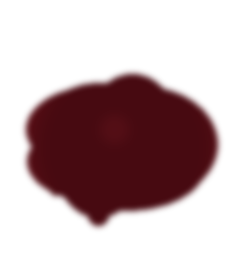
#> input picture games/tingen/tingen/assets/props/blood_pool_0.png, 248 x 275 px, found by its file name
$ python paint_blood_pool.py
#> lines starting #> are read from the running program, lines starting #| are printed output that depends on the picture
#!/usr/bin/env python3
"""Repaint IntroRoom's blood pool as a guaranteed-clean straight-alpha RGBA PNG.

Why: the ported `blood_pool_0.png` rendered as a bright MAGENTA blob in Godot,
even though its import settings are byte-identical to a known-good prop
(klein_bed.png) and the project is not in a linear/HDR-2D colour space.  The blob
had the correct pool SHAPE but wrong COLOUR and was immune to self_modulate -- the
signature of bad RGB data hiding under the keyed-out transparent edges (a left-over
from removing gpt-image-1's baked checkerboard).  With `process/fix_alpha_border=
true`, Godot bleeds that stray colour inward, which is what tints the pool.

Fix: paint a fresh pool where the ENTIRE RGB plane is solid wine and only the ALPHA
channel carries the shape.  Colour fringing then becomes impossible regardless of
filtering or alpha-border fixing.  Matches the original canvas size so the
IntroRoom node transform (pos 455,482  scale 0.5) is unchanged.

Out: overwrites tingen/assets/props/blood_pool_0.png  (used ONLY by IntroRoom.tscn)
"""
from __future__ import annotations

import random
from pathlib import Path

from PIL import Image, ImageDraw, ImageFilter

HERE = Path(__file__).resolve().parent
DST = HERE.parent / "tingen" / "assets" / "props" / "blood_pool_0.png"


def main() -> None:
    assert DST.exists(), f"missing {DST}"

    # --- inspect the broken original (diagnostic) ---------------------------
    orig = Image.open(DST)
#> orig is the input picture: PIL image 248x275 RGBA; mean R, G, B, A 89, 13.3, 20.8, 78
    W, H = orig.size
#> W = 248; H = 275
    print(f"orig: size={orig.size} mode={orig.mode}")
#| orig: size=(248, 275) mode=RGBA
    o = orig.convert("RGBA")
    px = o.load()
    cx0, cy0 = W // 2, H // 2
#> cx0 = 124; cy0 = 137
    print(f"  centre px            = {px[cx0, cy0]}")
#|   centre px            = (78, 12, 19, 255)
    # sample a ring of edge pixels: where alpha is low, what is the RGB?
    edge_samples = []
    for dx, dy in ((0, -H // 3), (W // 3, 0), (0, H // 3), (-W // 3, 0)):
        x, y = max(0, min(W - 1, cx0 + dx)), max(0, min(H - 1, cy0 + dy))
        edge_samples.append((px[x, y]))
#> after the loop, edge_samples = [(91, 14, 21, 0), (74, 11, 17, 255), (73, 10, 17, 0), (75, 11, 18, 255)]
    print(f"  edge px (N,E,S,W)    = {edge_samples}")
#|   edge px (N,E,S,W)    = [(91, 14, 21, 0), (74, 11, 17, 255), (73, 10, 17, 0), (75, 11, 18, 255)]
    # what RGB lives under fully-transparent pixels? (the magenta suspect)
    transp = [px[x, y] for x in (1, W // 2, W - 2) for y in (1, H - 2)
              if px[x, y][3] == 0]
#> transp = [(104, 16, 24, 0), (104, 16, 24, 0), (104, 16, 24, 0), (104, 16, 24, 0), (104, 16, 24, 0), (104, 16, 24, 0)]
    print(f"  RGB under alpha==0   = {transp[:6]}")
#|   RGB under alpha==0   = [(104, 16, 24, 0), (104, 16, 24, 0), (104, 16, 24, 0), (104, 16, 24, 0), (104, 16, 24, 0), (104, 16, 24, 0)]

    # --- repaint: RGB = solid wine everywhere, ALPHA = pool shape -----------
    random.seed(7)
    base = (104, 16, 24)   # wet wine
    dark = (54, 7, 13)     # deep centre

    # alpha mask: organic pool from overlapping ellipses + a few droplets
    alpha = Image.new("L", (W, H), 0)
#> alpha: PIL image 248x275 L; every value is 0
    ad = ImageDraw.Draw(alpha)
    cx, cy = W // 2, int(H * 0.54)
#> cx = 124; cy = 148
    for _ in range(16):
        rx = random.randint(int(W * 0.16), int(W * 0.33))
        ry = random.randint(int(H * 0.11), int(H * 0.23))
        ox = cx + random.randint(-int(W * 0.12), int(W * 0.12))
        oy = cy + random.randint(-int(H * 0.09), int(H * 0.09))
        ad.ellipse([ox - rx, oy - ry, ox + rx, oy + ry], fill=255)
    for _ in range(7):                       # satellite droplets
        r = random.randint(3, 11)
        ox = cx + random.randint(-int(W * 0.40), int(W * 0.40))
        oy = cy + random.randint(-int(H * 0.32), int(H * 0.32))
        ad.ellipse([ox - r, oy - r, ox + r, oy + r], fill=255)
    alpha = alpha.filter(ImageFilter.GaussianBlur(max(1.0, W * 0.012)))
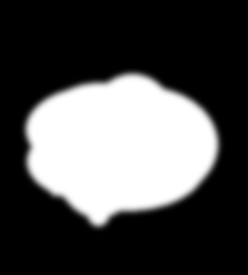
#> alpha: PIL image 248x275 L; min 0, max 255, mean 78

    # rgb: wine everywhere, darkened toward the centre for a deep-pool read
    rgb = Image.new("RGB", (W, H), base)
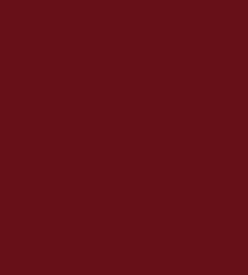
#> rgb: PIL image 248x275 RGB; mean R, G, B 104, 16, 24
    rad = Image.new("L", (W, H), 0)
    rd = ImageDraw.Draw(rad)
    maxr = int(min(W, H) * 0.40)
#> maxr = 99
    rd.ellipse([cx - maxr, cy - maxr, cx + maxr, cy + maxr], fill=170)
    rad = rad.filter(ImageFilter.GaussianBlur(max(1.0, W * 0.05)))
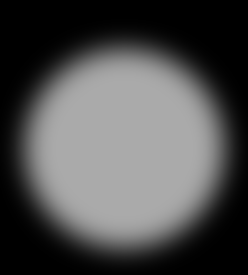
#> rad: PIL image 248x275 L; min 0, max 170, mean 77.5
    rgb = Image.composite(Image.new("RGB", (W, H), dark), rgb, rad)
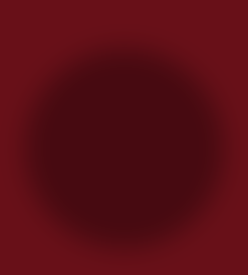
#> rgb: PIL image 248x275 RGB; mean R, G, B 88.9, 13.3, 20.8

    # faint glossy highlight (kept subtle) -- still pure wine family
    gloss = Image.new("L", (W, H), 0)
    gd = ImageDraw.Draw(gloss)
    gd.ellipse([cx - int(W * 0.10), cy - int(H * 0.12),
                cx + int(W * 0.02), cy - int(H * 0.02)], fill=46)
    gloss = gloss.filter(ImageFilter.GaussianBlur(max(1.0, W * 0.02)))
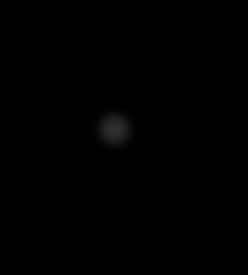
#> gloss: PIL image 248x275 L; min 0, max 46, mean 0.4
    rgb = Image.composite(Image.new("RGB", (W, H), (140, 34, 42)), rgb, gloss)

    out = Image.merge("RGBA", (*rgb.split(), alpha))
    out.save(DST)
    print(f"painted clean wine pool -> {DST.name}  ({W}x{H}, RGB solid wine)")
#| painted clean wine pool -> blood_pool_0.png  (248x275, RGB solid wine)


if __name__ == "__main__":
    main()

$ run again, with games/tingen/tingen/assets/props/bookshelf_0.png copied over games/tingen/tingen/assets/props/blood_pool_0.png
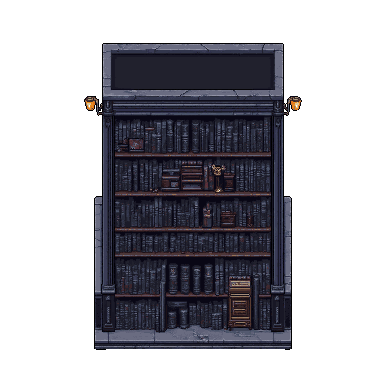
#> input picture games/tingen/tingen/assets/props/bookshelf_0.png, 384 x 384 px, found by its file name
#> in main, orig is the input picture: PIL image 384x384 RGBA; mean R, G, B, A 171.7, 171.2, 176.9, 101.3
#| orig: size=(384, 384) mode=RGBA
#|   centre px            = (76, 46, 51, 255)
#> after the loop in main, `for dx, dy in ((0, -H // 3), (W // 3, 0), (0, H // 3), (-W // 3, 0)):`: edge_samples = [(33, 33, 45, 255), (255, 255, 255, 0), (33, 33, 45, 255), (255, 255, 255, 0)]
#|   edge px (N,E,S,W)    = [(33, 33, 45, 255), (255, 255, 255, 0), (33, 33, 45, 255), (255, 255, 255, 0)]
#> transp = [(255, 255, 255, 0), (255, 255, 255, 0), (255, 255, 255, 0), (255, 255, 255, 0), (255, 255, 255, 0), (255, 255, 255, 0)]
#|   RGB under alpha==0   = [(255, 255, 255, 0), (255, 255, 255, 0), (255, 255, 255, 0), (255, 255, 255, 0), (255, 255, 255, 0), (255, 255, 255, 0)]
#> in main, `rad = rad.filter(ImageFilter.GaussianBlur(max(1.0, W * 0.05)))`:
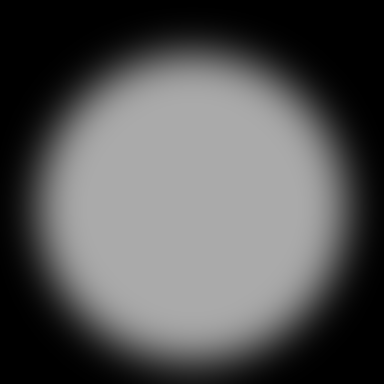
#> rad: PIL image 384x384 L; min 0, max 170, mean 85.2
#> in main, `out = Image.merge("RGBA", (*rgb.split(), alpha))`:
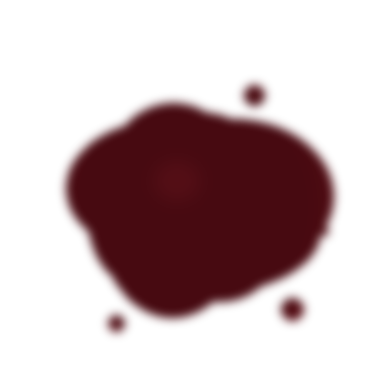
#> out: PIL image 384x384 RGBA; mean R, G, B, A 87.5, 13, 20.5, 73.6; transparent parts drawn white
#| painted clean wine pool -> blood_pool_0.png  (384x384, RGB solid wine)

$ run again, with games/tingen/tingen/assets/props/candle_0.png copied over games/tingen/tingen/assets/props/blood_pool_0.png
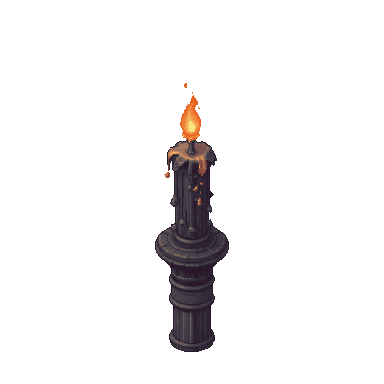
#> input picture games/tingen/tingen/assets/props/candle_0.png, 384 x 384 px, found by its file name
#> in main, orig is the input picture: PIL image 384x384 RGBA; mean R, G, B, A 242.7, 241.5, 241.8, 17.4
#| orig: size=(384, 384) mode=RGBA
#|   centre px            = (48, 40, 54, 255)
#> after the loop in main, `for dx, dy in ((0, -H // 3), (W // 3, 0), (0, H // 3), (-W // 3, 0)):`: edge_samples = [(255, 255, 255, 0), (255, 255, 255, 0), (57, 51, 63, 255), (255, 255, 255, 0)]
#|   edge px (N,E,S,W)    = [(255, 255, 255, 0), (255, 255, 255, 0), (57, 51, 63, 255), (255, 255, 255, 0)]
#> transp = [(255, 255, 255, 0), (255, 255, 255, 0), (255, 255, 255, 0), (255, 255, 255, 0), (255, 255, 255, 0), (255, 255, 255, 0)]
#|   RGB under alpha==0   = [(255, 255, 255, 0), (255, 255, 255, 0), (255, 255, 255, 0), (255, 255, 255, 0), (255, 255, 255, 0), (255, 255, 255, 0)]
#> in main, `rad = rad.filter(ImageFilter.GaussianBlur(max(1.0, W * 0.05)))`:
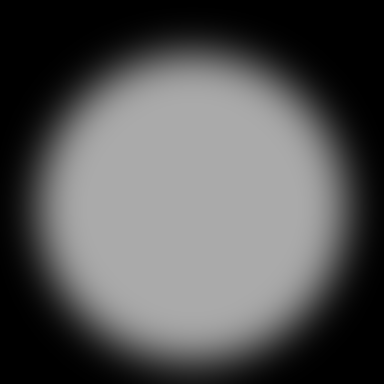
#> rad: PIL image 384x384 L; min 0, max 170, mean 85.2
#> in main, `out = Image.merge("RGBA", (*rgb.split(), alpha))`:
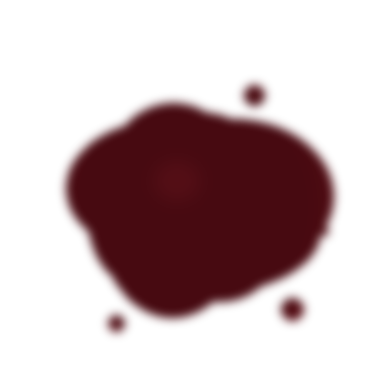
#> out: PIL image 384x384 RGBA; mean R, G, B, A 87.5, 13, 20.5, 73.6; transparent parts drawn white
#| painted clean wine pool -> blood_pool_0.png  (384x384, RGB solid wine)

$ run again, with games/tingen/tingen/assets/props/chapel.png copied over games/tingen/tingen/assets/props/blood_pool_0.png
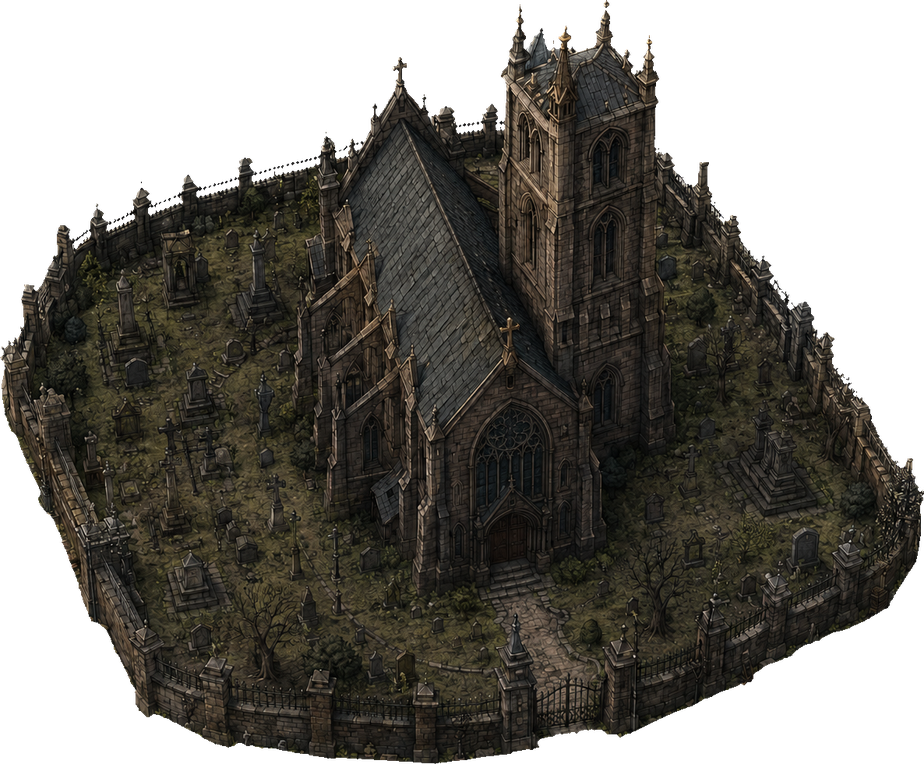
#> input picture games/tingen/tingen/assets/props/chapel.png, 924 x 764 px, shrunk from 1186 x 980 before the run, found by its file name
#> in main, orig is the input picture: PIL image 924x764 RGBA; mean R, G, B, A 32.5, 29.9, 24.4, 165.3
#| orig: size=(924, 764) mode=RGBA
#|   centre px            = (66, 66, 62, 255)
#> after the loop in main, `for dx, dy in ((0, -H // 3), (W // 3, 0), (0, H // 3), (-W // 3, 0)):`: edge_samples = [(0, 0, 0, 2), (26, 25, 23, 255), (53, 48, 34, 255), (32, 32, 24, 255)]
#|   edge px (N,E,S,W)    = [(0, 0, 0, 2), (26, 25, 23, 255), (53, 48, 34, 255), (32, 32, 24, 255)]
#> transp = [(0, 0, 0, 0), (0, 0, 0, 0), (0, 0, 0, 0), (0, 0, 0, 0), (0, 0, 0, 0)]
#|   RGB under alpha==0   = [(0, 0, 0, 0), (0, 0, 0, 0), (0, 0, 0, 0), (0, 0, 0, 0), (0, 0, 0, 0)]
#> in main, `rad = rad.filter(ImageFilter.GaussianBlur(max(1.0, W * 0.05)))`:
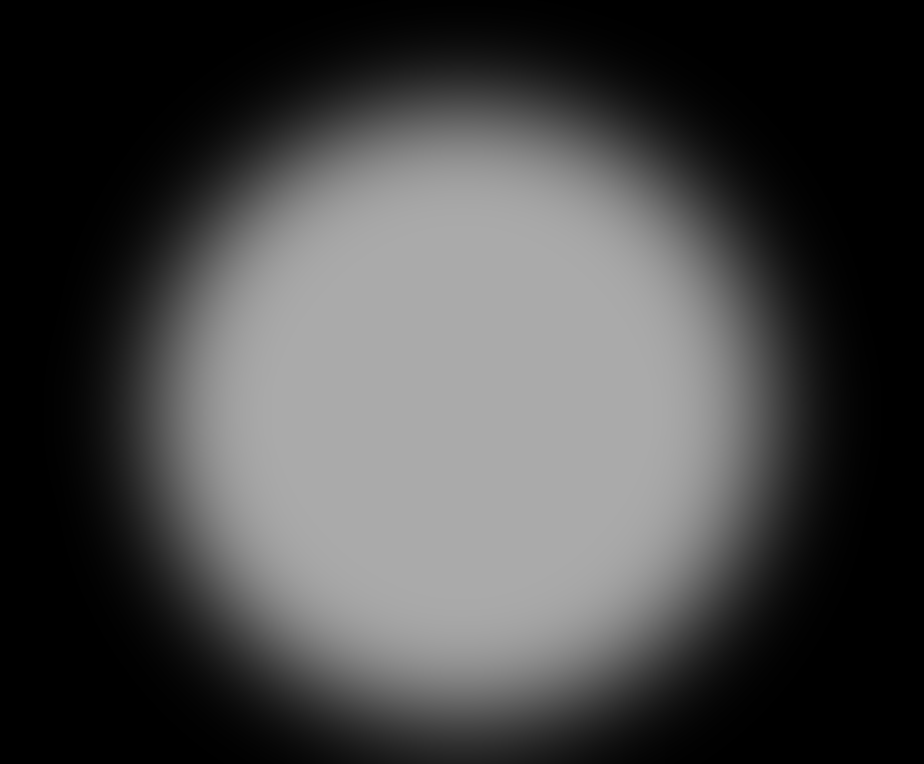
#> rad: PIL image 924x764 L; min 0, max 170, mean 70.4
#> in main, `out = Image.merge("RGBA", (*rgb.split(), alpha))`:
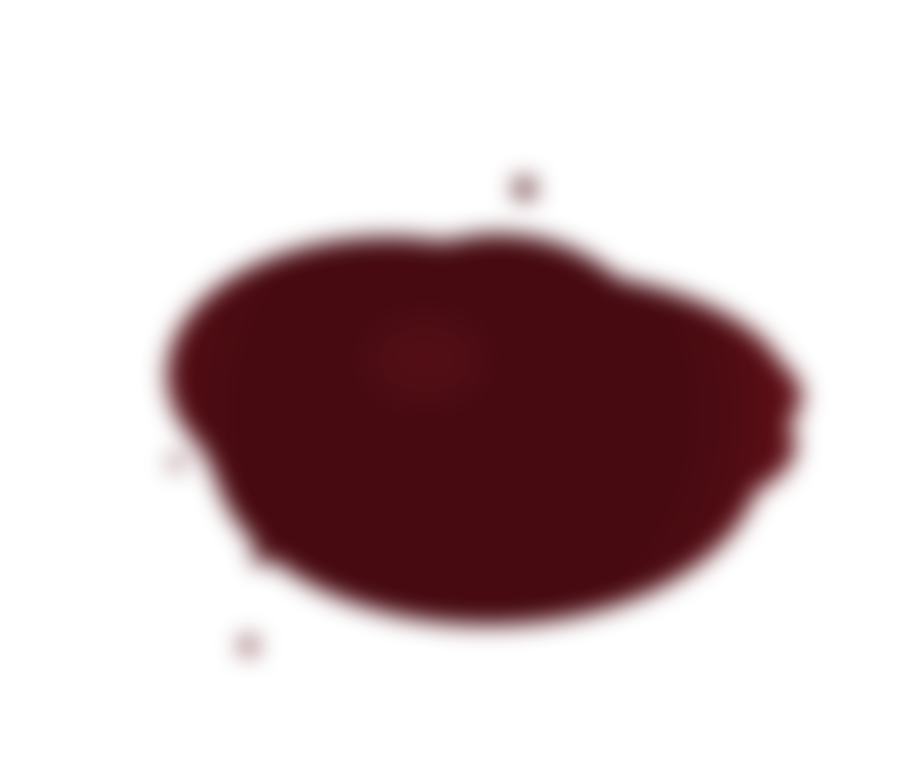
#> out: PIL image 924x764 RGBA; mean R, G, B, A 90.4, 13.6, 21.1, 68.5; transparent parts drawn white
#| painted clean wine pool -> blood_pool_0.png  (924x764, RGB solid wine)
